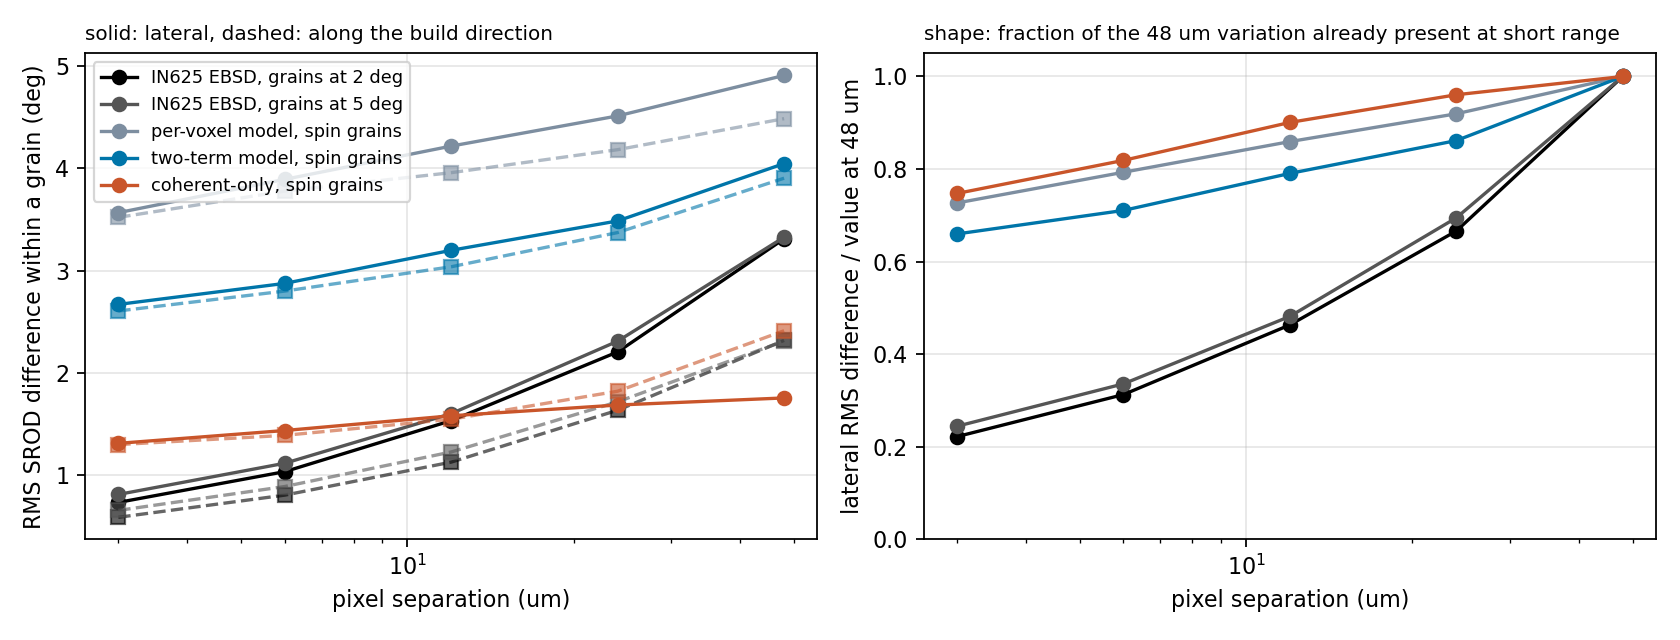

Recreate this plot in Python.
#!/usr/bin/env python3
"""How rough is the SROD field inside grains? Variogram of SROD within grains on longitudinal sections at 3 um
sampling: RMS difference of SROD between two pixels of the same grain a given distance apart, laterally (x) and along the
build direction (z). Smooth gradients (Lamb-like) give lateral << vertical; lineage patches give lateral ~ vertical.
Sections: the IN625 nominal EBSD (P15 XZ, nearest-pixel resampled to 3 um) and the GP700 builds (xz through the crop
centre). usage (WORK env): srod_roughness.py OUT.png [extra_label=stitch ...]"""
import sys, os, numpy as np
sys.path.insert(0, '/home/tron/spparks-micro-analysis/src'); sys.path.insert(0, os.path.join(os.path.dirname(os.path.abspath(__file__)), '..', 'scripts'))
from spparks_micro_analysis.stitch_reader import StitchReader
from spparks_micro_analysis.ebsd_reader import read_ang
from spparks_micro_analysis.grain_segmentation import segment_grains_2d
from srod_analysis import disorientation_deg
import matplotlib; matplotlib.use('Agg'); import matplotlib.pyplot as plt
DX = 3.0; FLOOR = 100.0; LAGS = [1, 2, 4, 8, 16]

def sim_section(st):
    with StitchReader(st) as r:
        b = list(r.get_global_bounds()); t = r.times[-1]; ymid = (b[2] + b[3]) // 2; bb = (67, 199, ymid, ymid, b[4], b[5])
        f = {k: r.read_field_at_time(k, t, bounds=bb)[0] for k in ('i1', 'i2', 'd1', 'd2', 'd3', 'd4')}
    q = np.stack([f['d1'], f['d2'], f['d3'], f['d4']], -1)[:, 0, :]; sol = f['i2'][:, 0, :] == 3; spin = np.where(sol, f['i1'][:, 0, :], 0)
    z0 = int(FLOOR / DX) + 2
    return np.ascontiguousarray(np.transpose(q[:, z0:], (1, 0, 2))), np.ascontiguousarray(sol[:, z0:].T), np.ascontiguousarray(spin[:, z0:].T)

def ebsd_section():
    r = read_ang('/home/tron/HPC-Calibration/ANG-Files/P15/P15-2-side.ang', ci_threshold=0.1)
    q = r['quaternions'][::-1]; v = r['valid_mask'][::-1]; sr, sc = int(round(DX / 0.433013)), int(round(DX / 0.5))
    q = q[::sr, ::sc]; v = v[::sr, ::sc]; H, W = q.shape[:2]; n = int(400 / DX); r0 = (H - n) // 2; c0 = (W - n) // 2
    return np.ascontiguousarray(q[r0:r0+n, c0:c0+n]), np.ascontiguousarray(v[r0:r0+n, c0:c0+n]), None

def srod_field(q, valid, lab=None, seg_deg=2.0, min_height_um=60.0):
    """per-grain SROD from the lowest point in the section (rows = build direction); NaN outside analysed grains.
    lab: grain labels (simulation: spin components = the physical grains); None: segment at seg_deg (EBSD)"""
    if lab is None:
        lab, _ = segment_grains_2d(q, valid_mask=valid, threshold_deg=seg_deg, crystal_structure='cubic', min_grain_size=8); lab = np.where(valid, lab, 0)
    else:
        from scipy import ndimage
        out_lab = np.zeros(lab.shape, int); nxt = 1
        for g in np.unique(lab[lab > 0]):
            cc, n = ndimage.label(lab == g)
            for k in range(1, n + 1): out_lab[cc == k] = nxt; nxt += 1
        lab = out_lab
    out = np.full(lab.shape, np.nan); glab = np.zeros(lab.shape, int)
    for g in np.unique(lab[lab > 0]):
        rr, cc = np.nonzero(lab == g)
        if (rr.max() - rr.min() + 1) * DX < min_height_um: continue
        band = rr <= rr.min() + 1; o = np.argmin(np.abs(cc[band] - cc[band].mean())); qo = q[rr[band][o], cc[band][o]]
        out[rr, cc] = disorientation_deg(np.broadcast_to(qo, (len(rr), 4)), q[rr, cc]); glab[rr, cc] = g
    return out, glab

def variogram(s, glab, lags):
    res = {}
    for name, ax in (('lateral', 1), ('vertical', 0)):
        vals = []
        for L in lags:
            a = s[:, :-L] if ax == 1 else s[:-L, :]; b = s[:, L:] if ax == 1 else s[L:, :]
            ga = glab[:, :-L] if ax == 1 else glab[:-L, :]; gb = glab[:, L:] if ax == 1 else glab[L:, :]
            m = (ga > 0) & (ga == gb) & np.isfinite(a) & np.isfinite(b)
            vals.append(np.sqrt(np.mean((a[m] - b[m])**2)) if m.sum() > 100 else np.nan)
        res[name] = np.array(vals)
    return res

eq, ev, _ = ebsd_section()
sections = [('IN625 EBSD, grains at 2 deg', eq, ev, None, 2.0), ('IN625 EBSD, grains at 5 deg', eq, ev, None, 5.0),
            ('per-voxel model, spin grains', *sim_section('/home/tron/gp700_runs/wide12_v8/gp700.st'), None),
            ('two-term model, spin grains', *sim_section('/home/tron/gp700_runs/wide12_v10/gp700.st'), None)]
for extra in sys.argv[2:]:
    lab_, st = extra.split('='); sections.append((lab_ + ', spin grains', *sim_section(st), None))
fig, axes = plt.subplots(1, 2, figsize=(10.5, 4.0)); cols = ['k', '#555555', '#7d8ea0', '#0075a9', '#c9552a', '#287968']
print(f'{"section":36s} ' + ' '.join(f'lat{L*DX:.0f}' for L in LAGS) + ' | ' + ' '.join(f'ver{L*DX:.0f}' for L in LAGS) + ' | lat/ver @3um @12um @48um')
for (name, q, valid, lab, seg), c in zip(sections, cols):
    s, glab = srod_field(q, valid, lab=lab, seg_deg=seg or 2.0); v = variogram(s, glab, LAGS); lag_um = np.array(LAGS) * DX
    axes[0].plot(lag_um, v['lateral'], 'o-', color=c, label=name); axes[0].plot(lag_um, v['vertical'], 's--', color=c, alpha=0.6)
    axes[1].plot(lag_um, v['lateral'] / v['lateral'][-1], 'o-', color=c, label=name)
    r = v['lateral'] / v['vertical']
    print(f'{name:36s} ' + ' '.join(f'{x:5.2f}' for x in v['lateral']) + ' | ' + ' '.join(f'{x:5.2f}' for x in v['vertical']) + f' | {r[0]:.2f} {r[2]:.2f} {r[4]:.2f} | 3um/48um {v["lateral"][0]/v["lateral"][-1]:.2f}')
axes[0].set_xscale('log'); axes[0].set_xlabel('pixel separation (um)'); axes[0].set_ylabel('RMS SROD difference within a grain (deg)'); axes[0].set_title('solid: lateral, dashed: along the build direction', loc='left', fontsize=9); axes[0].grid(alpha=0.3); axes[0].legend(fontsize=8)
axes[1].set_xscale('log'); axes[1].set_xlabel('pixel separation (um)'); axes[1].set_ylabel('lateral RMS difference / value at 48 um'); axes[1].set_title('shape: fraction of the 48 um variation already present at short range', loc='left', fontsize=9); axes[1].grid(alpha=0.3); axes[1].set_ylim(0, 1.05)
fig.tight_layout(); fig.savefig(sys.argv[1], dpi=160); print('saved', sys.argv[1])
